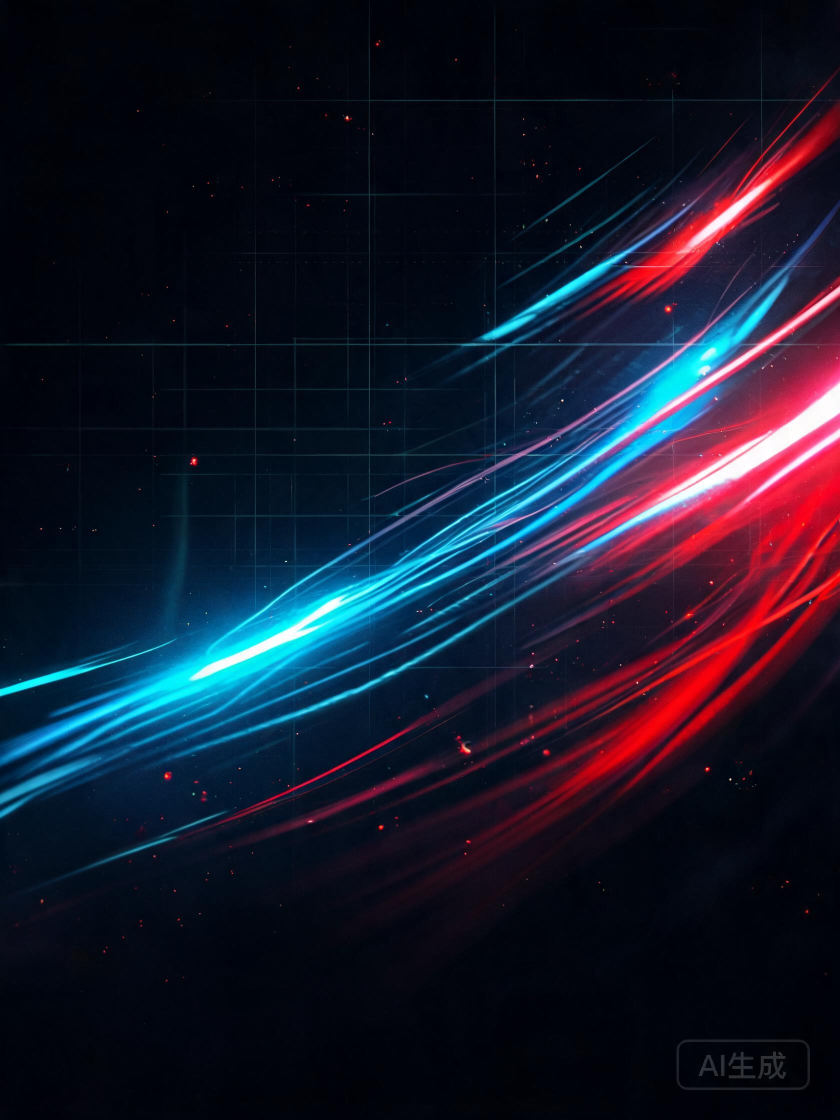
#> input picture marketing/xiaohongshu/_ai_bg_red.jpg, 1680 x 2240 px, found by its file name (shown at 1/2 size); its folder holds 5 pictures in this run
$ python render_xhs.py
#> lines starting #> are read from the running program, lines starting #| are printed output that depends on the picture
# -*- coding: utf-8 -*-
"""PowerModeSwitcher 小红书卡片 v3 —— 电竞 / PC 玩家向。

1080x1440 竖版，7 张 + 预览。视觉语言：纯黑底、斜切卡片、HUD 括角、
霓虹光带、扫描线、发光字。
"""
from pathlib import Path

from PIL import Image, ImageDraw, ImageFilter, ImageFont

PROJ = Path(r"D:\WorkBuddy\空间\04-系统工具与归档\PowerModeSwitcher")
IMG = PROJ / "docs" / "images"
OUT = PROJ / "marketing" / "xiaohongshu"
OUT.mkdir(parents=True, exist_ok=True)

W, H = 1080, 1440
M = 84
CW = W - 2 * M

C_BG = (7, 7, 11)
C_PANEL = (16, 16, 23)
C_PANEL2 = (22, 22, 31)
C_LINE = (52, 54, 70)
C_TXT = (245, 246, 250)
C_SUB = (156, 160, 178)
C_BODY = (200, 202, 214)
C_DIM = (104, 108, 126)

C_RED = (255, 59, 78)
C_CYAN = (0, 224, 255)
C_BLUE = (58, 132, 248)
C_GREEN = (48, 214, 140)
C_MAGENTA = (176, 82, 255)
C_YELLOW = (255, 196, 74)

FDIR = Path(r"C:\Windows\Fonts")


def _f(name, size):
    for c in (FDIR / name, FDIR / "msyh.ttc", FDIR / "simhei.ttf"):
        if c.exists():
            try:
                return ImageFont.truetype(str(c), size)
            except OSError:
                continue
    raise SystemExit("缺中文字体")


def bold(s):
    return _f("msyhbd.ttc", s)


def reg(s):
    return _f("msyh.ttc", s)


# ------------------------------------------------------------------ 背景与装饰
def base(bg=None, veil=0.58):
    if bg:
        im = Image.open(OUT / f"_ai_bg_{bg}.jpg").convert("RGB")
        im = im.resize((W, H), Image.LANCZOS)
        img = Image.blend(im, Image.new("RGB", (W, H), C_BG), veil)

        # 底部渐变压暗：盖住 AI 水印，托住 footer
        mask = Image.new("L", (W, H), 0)
        md = ImageDraw.Draw(mask)
        for y in range(H):
            if y > H - 340:
                a = int(255 * ((y - (H - 340)) / 340) ** 0.9)
                md.line([(0, y), (W, y)], fill=a)
        img.paste(Image.new("RGB", (W, H), C_BG), (0, 0), mask)
        # footer 带直接填实黑，彻底压住水印
        ImageDraw.Draw(img).rectangle([0, H - 112, W, H], fill=C_BG)

        # 顶部轻微压暗，保证 kicker 可读
        mask2 = Image.new("L", (W, H), 0)
        md2 = ImageDraw.Draw(mask2)
        for y in range(170):
            md2.line([(0, y), (W, y)], fill=int(120 * (1 - y / 170)))
        img.paste(Image.new("RGB", (W, H), C_BG), (0, 0), mask2)
    else:
        img = Image.new("RGB", (W, H), C_BG)
        d = ImageDraw.Draw(img)
        for x in range(0, W + 72, 72):
            d.line([(x, 0), (x, H)], fill=(15, 15, 22))
        for y in range(0, H + 72, 72):
            d.line([(0, y), (W, y)], fill=(15, 15, 22))
    return img


# [33 lines left out: functions streak, halo, scanlines, chamfer, not called in this run]


def hud(img, box, size=30, color=C_RED, w=4, alpha=200):
    """四角 HUD 括角。"""
    layer = Image.new("RGBA", (W, H), (0, 0, 0, 0))
    d = ImageDraw.Draw(layer)
    x1, y1, x2, y2 = box
    col = color + (alpha,)
    for (cx, cy, dx, dy) in ((x1, y1, 1, 1), (x2, y1, -1, 1), (x1, y2, 1, -1), (x2, y2, -1, -1)):
        d.line([(cx, cy), (cx + dx * size, cy)], fill=col, width=w)
        d.line([(cx, cy), (cx, cy + dy * size)], fill=col, width=w)
    img.paste(layer, (0, 0), layer)


# [25 lines left out: functions tx, tokens, not called in this run]


PUNCT_TAIL = "，。：；！？、）」』…—"


# [26 lines left out: functions wrap, para, not called in this run]


def para_h(s, font, max_w=None, lh=1.55):
    return len(wrap(s, font, max_w or CW)) * int(font.size * lh)


# [86 lines left out: functions tag, keycap, load_shot, shot, auto_crop_light, osd_strip and 1 more, not called in this run]


def kicker(d, y, s, color=C_RED):
    w = int(reg(24).getlength(s) * 1.14)
    d.rectangle([M, y + 6, M + 10, y + 28], fill=color)
    tx(d, (M + 26, y), s, reg(24), (150, 154, 172), spacing=4)


# ------------------------------------------------------------------ 卡片
# [9 lines left out: function icon_badge, not called in this run]


def card1(total):
    img = base("red", veil=0.42)
    d = ImageDraw.Draw(img)

    hud(img, (26, 26, W - 26, H - 26), 44, C_RED, 4, 130)
    kicker(d, 86, "W I N D O W S   1 1   ·   开 源 免 费")

    # 客群标识：封面第一大字，红底斜切
    bw, bh = tag(d, M, 126, "PC 玩家", C_RED, bold(104), cut=22, pady=16, padx=26, solid=True)
    tx(d, (M + bw + 22, 126 + bh / 2 - 2), "专属", bold(72), C_RED, anchor="lm",
       stroke=0)

    tx(d, (M, 322), "开黑前，别再翻五层菜单", bold(46), (150, 154, 172), spacing=1)

    tx(d, (M, 404), "一个键", bold(122), C_TXT, spacing=4, stroke=2, stroke_fill=(10, 10, 14))
    tx(d, (M, 546), "切性能", bold(122), C_RED, spacing=4, stroke=3, stroke_fill=(60, 8, 14))

    tx(d, (M, 714), "打游戏切高性能，挂机切静音。", reg(31), C_BODY)
    tx(d, (M, 756), "台式机、笔记本，都用一个键换挡。", reg(31), C_BODY)

    kf = bold(36)
    x = M
    x += keycap(d, x, 822, "Alt", kf) + 14
    tx(d, (x + 14, 869), "+", bold(38), C_DIM, anchor="mm")
    x += 56
    x += keycap(d, x, 822, "Q", kf, w=90) + 40
    tx(d, (x, 869), "循环换档", reg(30), C_DIM, anchor="lm")

    y = 960
    for label, color in (("日常 · 平衡", C_BLUE), ("游戏 · 高性能", C_RED), ("静音 · 节能", C_GREEN)):
        tag(d, M, y, label, color, reg(28), cut=14, pady=13)
        y += 62

    # 顶部 kicker 已标注"开源免费"，这里不再重复

    # 右上角产品图标（红闪电），带柔光
    ic = Image.open(icon_badge(200)).convert("RGBA").resize((200, 200), Image.LANCZOS)
    gmask = Image.new("L", (W, H), 0)
    ipos = (W - M - 200, 296)
    gmask.paste(ic.split()[3].point(lambda v: int(v * 0.55)), ipos)
    gmask = gmask.filter(ImageFilter.GaussianBlur(26))
    img.paste(Image.new("RGB", (W, H), (200, 40, 50)), (0, 0), gmask)
    img.paste(ic, ipos, ic)
    footer(d, 1, total)
    scanlines(img)
    return img


# [305 lines left out: functions card2, card3, card4, card_light, card5, card6 and 2 more, not called in this run]


def main():
    cards = [card1, card2, card3, card4, card_light, card5, card6, card_agent, card7]
    n = len(cards)
    files = []
    for i, fn in enumerate(cards, 1):
        im = fn(n)
        p = OUT / f"{i:02d}.png"
        im.save(p)
        files.append(p)
        print("wrote", p.name, f"{p.stat().st_size / 1024:.0f}KB")
#> this loop made 1 pass
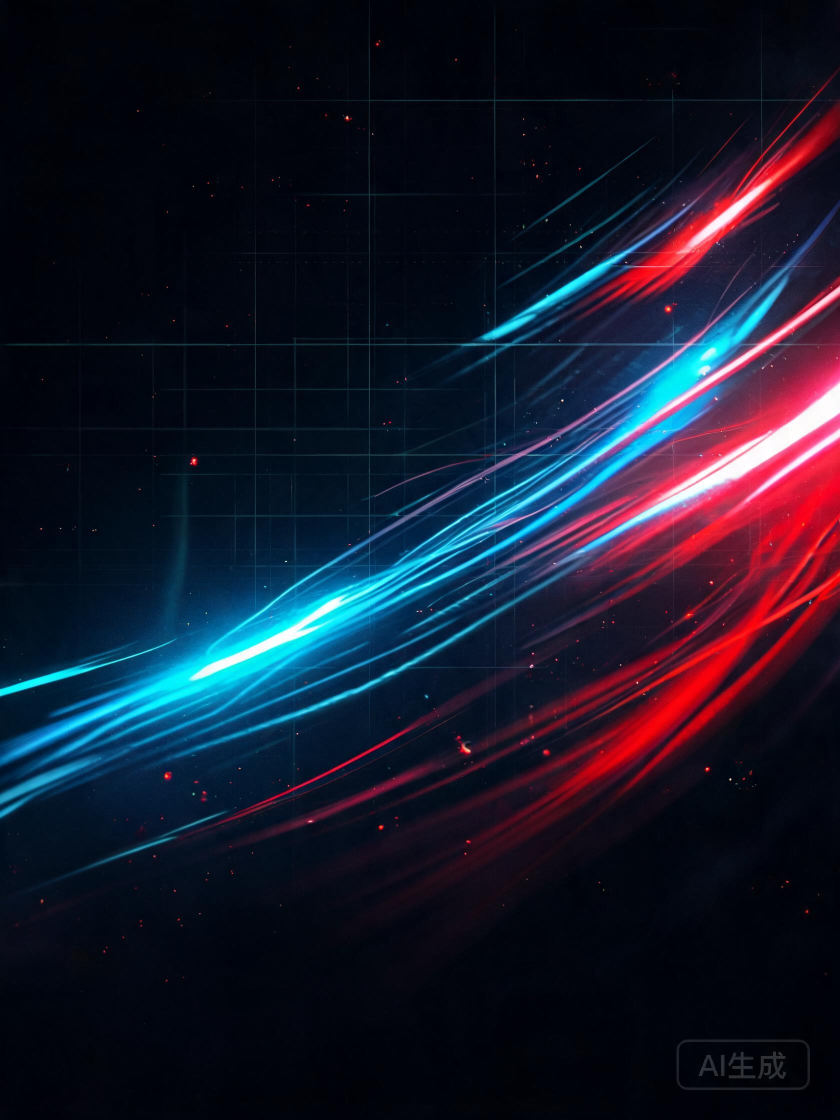
#> input picture marketing/xiaohongshu/_ai_bg_red.jpg, 1680 x 2240 px, found by its file name (shown at 1/2 size)
#> pass 1, in base, `img = Image.blend(im, Image.new("RGB", (W, H), C_BG), veil)`:
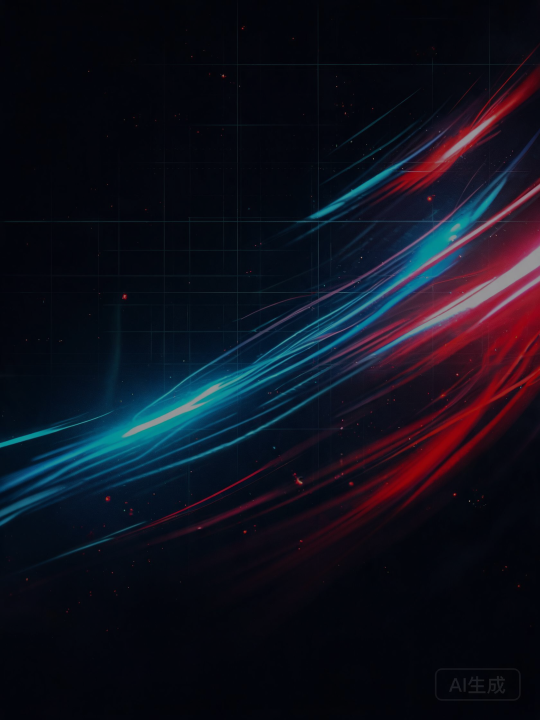
#> img: PIL image 1080x1440 RGB (shown at 1/2 size); mean R, G, B 15.6, 17, 28.5

    tw, th, cols = 360, 480, 4
    rows = (len(files) + cols - 1) // cols
    sheet = Image.new("RGB", (cols * tw, rows * th), (0, 0, 0))
    for i, p in enumerate(files):
        im = Image.open(p).resize((tw - 10, th - 10), Image.LANCZOS)
        sheet.paste(im, ((i % cols) * tw + 5, (i // cols) * th + 5))
    sheet.save(OUT / "preview.png")
    print("preview ok")


if __name__ == "__main__":
#> (the run stopped early here; a loop or call above may not have finished)
